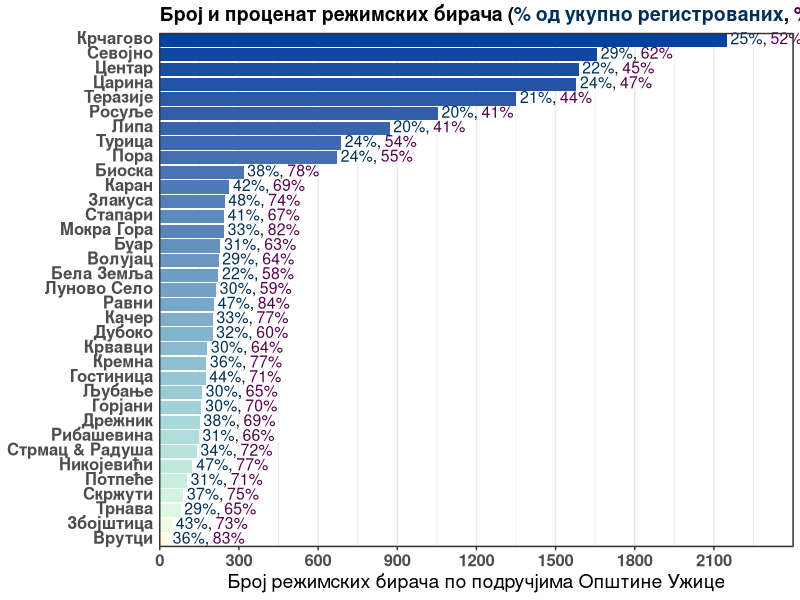
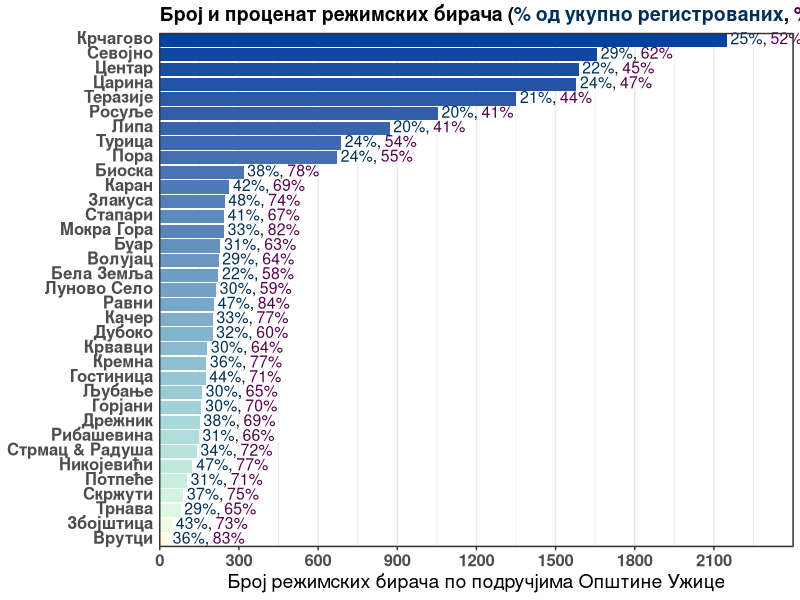
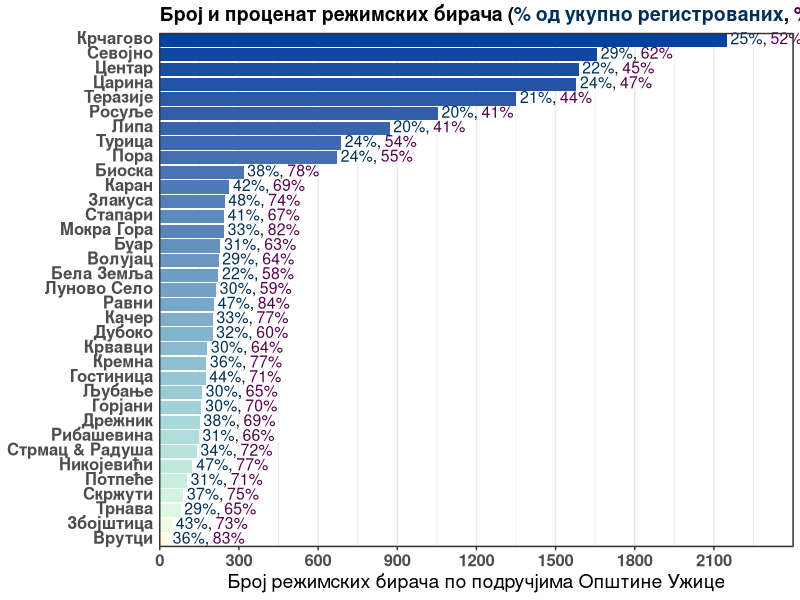

These figures' R source, in order:
# Load necessary libraries
library(ggplot2)
library(dplyr)
library(stringr)
library(ggtext)
# library(ggthemes)

# Read the data
df <- read.csv("election_dataset.csv")

# Sort the data in descending order by num_votes_rulling
df <- df %>%
  arrange(desc(num_votes_rulling))

# Function to create formatted labels
format_label <- function(label) {
  parts <- str_split(label, ",")[[1]]
  left <- parts[1]
  right <- parts[2]
  paste0(
    "<span style='color:#003057'>",left,"</span>",
    "<span style='color:black'>,</span>",
    "<span style='color:#57004C'>",right,"</span>"
  )
}

# Apply the formatting function to the labels
df$formatted_label <- sapply(df$combined_label, format_label)

custom_colors <- c("#00429d","#1147a0","#1d4da2","#2552a5","#2c58a7","#335daa","#3963ac","#3f69af",
                   "#446eb1","#4a74b4","#4f7ab6","#547fb8","#5985bb","#5e8bbd","#6391c0","#6997c2",
                   "#6e9dc4","#73a2c6","#78a8c9","#7eaecb","#83b4cd","#89bacf","#8fc0d1","#95c6d3",
                   "#9bccd5","#a1d2d7","#a8d8d9","#afddda","#b7e3dc","#bfe9de","#c8eedf","#d1f3e0",
                   "#ddf8e1","#eafde1","#ffffe0")

# Create the plot
p <- ggplot(df, aes(x = num_votes_rulling, y = reorder(voting_area, num_votes_rulling))) +
  geom_bar(stat = "identity", fill = custom_colors) +
  coord_cartesian(xlim = c(0, 2400), expand = FALSE, clip = "off") +
  geom_richtext(aes(label = formatted_label), hjust = 0, nudge_x = -5, size = 4, fill = NA, label.color = NA) +
  scale_x_continuous(breaks = seq(0, 2350, by = 300)) +
  labs(title = "Број и проценат режимских бирача (<span style='color:#003057'>% од укупно регистрованих</span>, <span style='color:#57004C'>% од изашлих</span>)",
       x = "Број режимских бирача по подручјима Општине Ужице",
       y = NULL) +
  theme_bw() +
  theme(
    plot.title = element_markdown(size = 14, face = "bold"),
    axis.text.y = element_text(size = 12, hjust = 1,face = "bold",vjust=0.3),
    axis.text.x = element_text(size = 12, face="bold"),
    axis.title.x = element_text(size = 14),
    axis.title.y = element_blank(),
    axis.ticks.y = element_blank(),
    panel.grid.major.y = element_blank(),
    panel.grid.minor.y = element_blank(),
    # panel.grid.major.x = element_blank(),
    # panel.grid.minor.x = element_blank(),
    plot.margin = margin(t = 5, r = 5, b = 5, l = 5),
    legend.position = "none"
  )

# Save the plot to a file
ggsave("election_plotxx1.png", plot = p, width = 10, height = 8)


# Save the plot to a file
ggsave("election_plotxx1.png", plot = p, width = 10, height = 8)

# Print the plot
p
